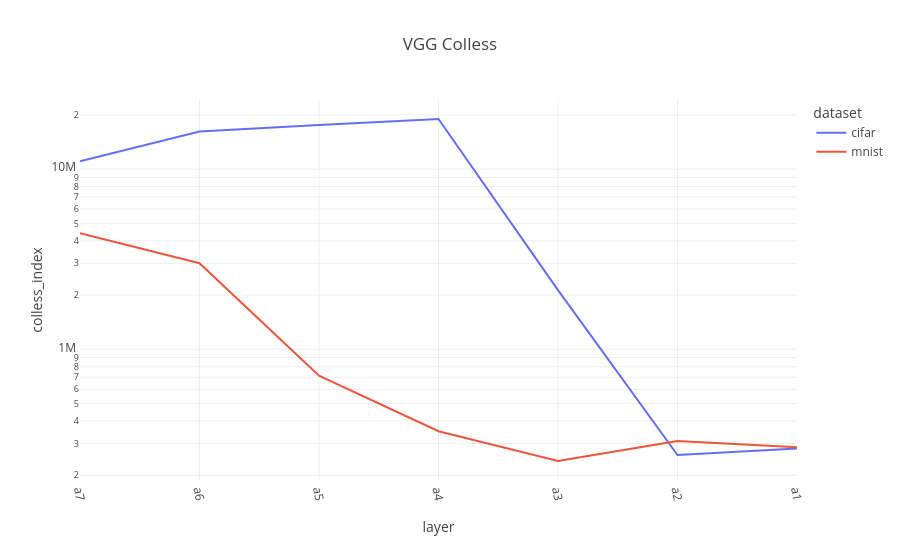

Source (notebook cell):
### Code cell
vgg = layer_data[(layer_data['model']=='vgg') & (layer_data['split']=='trainUval')].copy()

vgg["layer_idx"] = vgg["layer"].apply(lambda x: layer_order['vgg'].index(x))
vgg.sort_values("layer_idx", inplace=True)

fig = px.line(vgg, x="layer", y="colless_index", color="dataset", color_discrete_sequence=px.colors.qualitative.Plotly, title="VGG Colless")
fig.update_xaxes(tickangle=80)
fig.update_yaxes(type="log")

### Figure 1 — Plotly figure (JSON) as saved in the notebook; plotly's stock layout.template omitted (floating-point values rounded to 4 significant figures)
{"data": [{"hovertemplate": "dataset=cifar<br>layer=%{x}<br>colless_index=%{y}<extra></extra>", "legendgroup": "cifar", "line": {"color": "#636EFA", "dash": "solid"}, "marker": {"symbol": "circle"}, "mode": "lines", "name": "cifar", "orientation": "v", "showlegend": true, "type": "scatter", "x": ["a7", "a6", "a5", "a4", "a3", "a2", "a1"], "xaxis": "x", "y": [11070000.0, 16180000.0, 17560000.0, 18970000.0, 2131000.0, 258900.0, 281800.0], "yaxis": "y"}, {"hovertemplate": "dataset=mnist<br>layer=%{x}<br>colless_index=%{y}<extra></extra>", "legendgroup": "mnist", "line": {"color": "#EF553B", "dash": "solid"}, "marker": {"symbol": "circle"}, "mode": "lines", "name": "mnist", "orientation": "v", "showlegend": true, "type": "scatter", "x": ["a7", "a6", "a5", "a4", "a3", "a2", "a1"], "xaxis": "x", "y": [4415000.0, 3004000.0, 714200.0, 351200.0, 240000.0, 309800.0, 286400.0], "yaxis": "y"}], "layout": {"legend": {"title": {"text": "dataset"}, "tracegroupgap": 0}, "title": {"text": "VGG Colless"}, "xaxis": {"anchor": "y", "domain": [0, 1], "tickangle": 80, "title": {"text": "layer"}}, "yaxis": {"anchor": "x", "domain": [0, 1], "title": {"text": "colless_index"}, "type": "log"}}}
